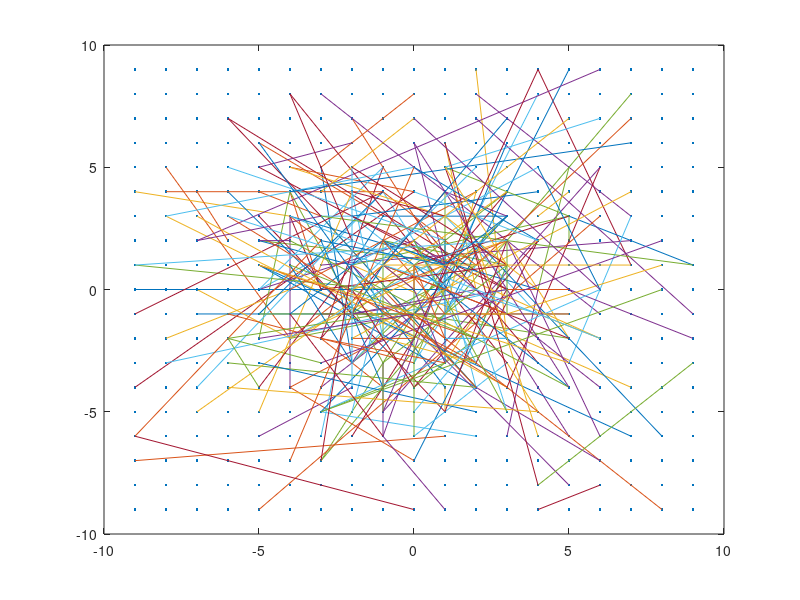

Write MATLAB code to recreate this figure.
function pattern = brief_pattern_generator()
    clear all;close all;
    type = 'Gaussianiid';
    hsize = 9;
    bits = 256;% 256, 512
    fsize = 2*hsize;
    if strcmp(type, 'Uniform')
        X1 = round(rand(1,bits).*(fsize)-hsize);
        Y1 = round(rand(1,bits).*(fsize)-hsize);
        X2 = round(rand(1,bits).*(fsize)-hsize);
        Y2 = round(rand(1,bits).*(fsize)-hsize);
    elseif strcmp(type, 'Gaussianiid')
        Sigma = fsize^2/25;
        sigma = fsize/5;
        X1 = round(normrnd(0,sigma,[1,bits]));
        Y1 = round(normrnd(0,sigma,[1,bits]));
        X2 = round(normrnd(0,sigma,[1,bits]));
        Y2 = round(normrnd(0,sigma,[1,bits]));
        
        X1(X1>hsize) = hsize;X1(X1<-hsize) = -hsize;
        X2(X2>hsize) = hsize;X2(X2<-hsize) = -hsize;
        Y1(Y1>hsize) = hsize;Y1(Y1<-hsize) = -hsize;
        Y2(Y2>hsize) = hsize;Y2(Y2<-hsize) = -hsize;
    else
        
    end

    pattern = [X1;Y1;X2;Y2];
    
    [Xx,Yy] = meshgrid(-hsize:1:hsize,-hsize:1:hsize);
    Xx = Xx(:);Yy = Yy(:);
    plot(Xx, Yy, '.');hold on;
    for i = 1:bits
        plot([X1(i), X2(i)],[Y1(i), Y2(i)],'-');
    end
end